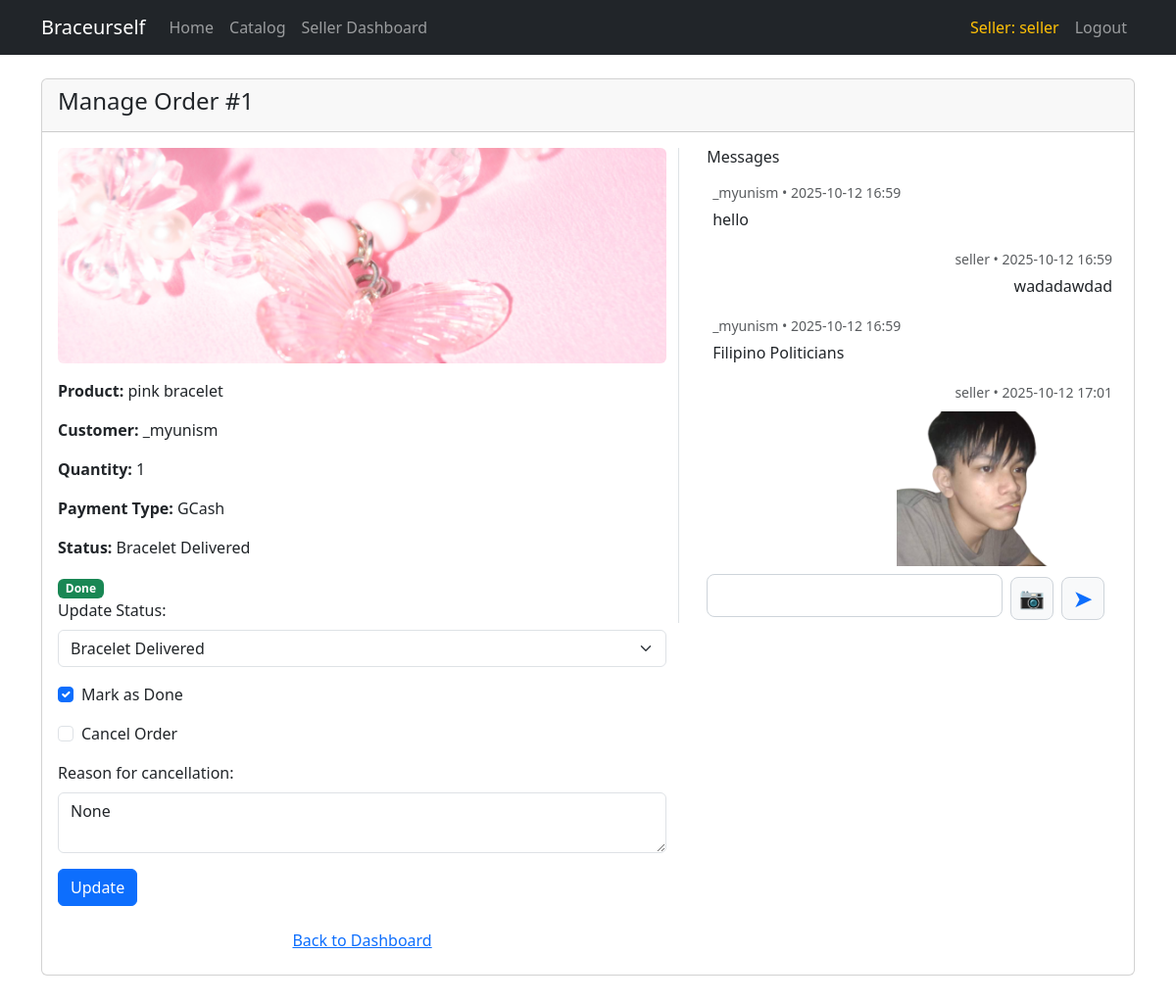
The app's page /seller/order/1/manage/ (signed in), older data.
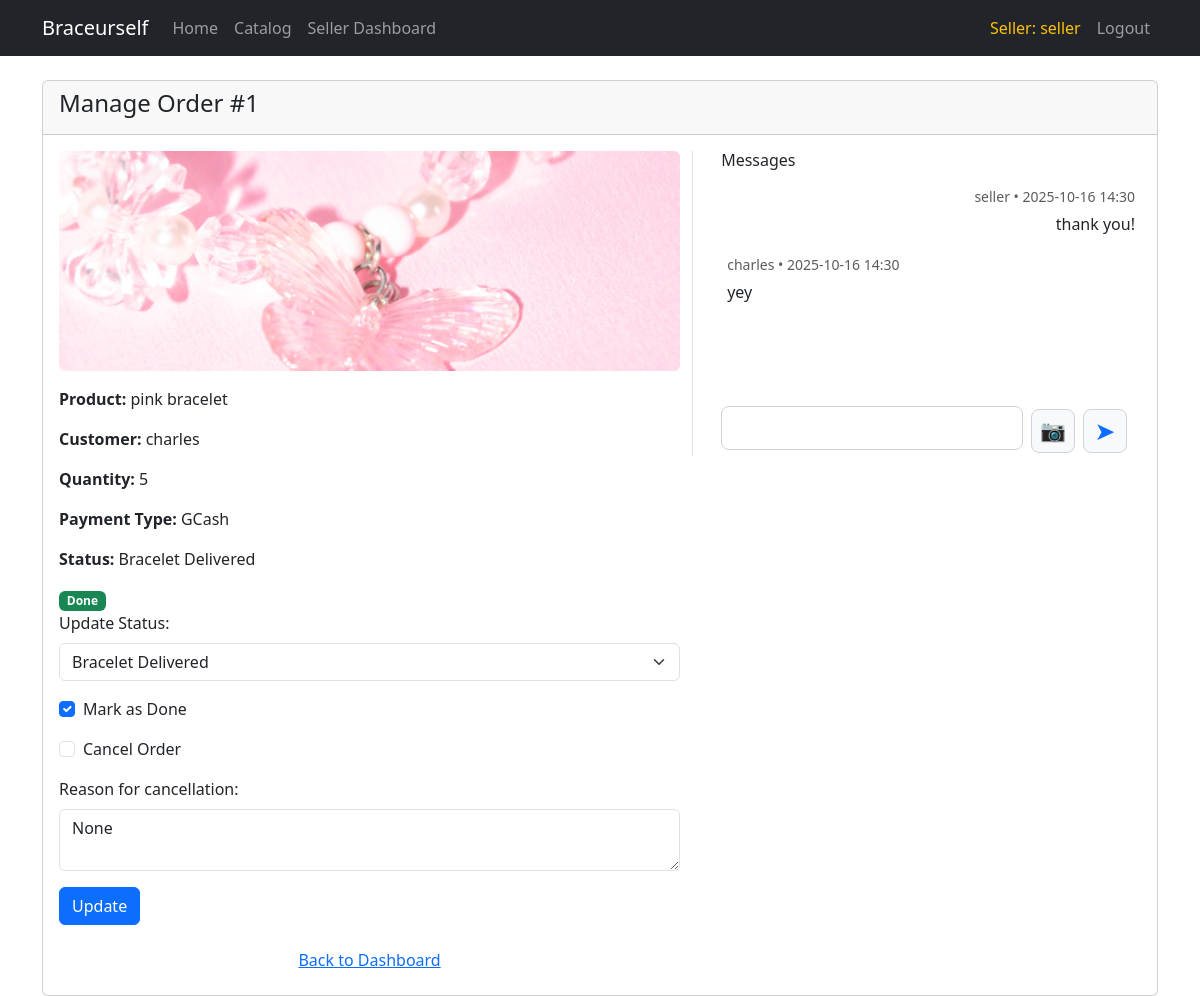
The same page, newer data.
### shop/models.py (models this page shows, shortened)
class Order(models.Model):
    STATUS_CHOICES = [
        ('waiting', 'Waiting for Payment'),
        ('pending', 'Pending Creation'),
        ('created', 'Finished Creating the Bracelet'),
        ('delivering', 'Bracelet is Being Delivered'),
        ('delivered', 'Bracelet Delivered'),
    ]
    PAYMENT_CHOICES = [
        ('gcash', 'GCash'),
        ('maya', 'Maya'),
    ]
    customer = models.ForeignKey(User, on_delete=models.CASCADE)
    product = models.ForeignKey(Product, on_delete=models.CASCADE)
    quantity = models.PositiveIntegerField()
    payment_type = models.CharField(max_length=20, choices=PAYMENT_CHOICES)
    status = models.CharField(max_length=20, choices=STATUS_CHOICES, default='waiting')
    created_at = models.DateTimeField(auto_now_add=True)
    delivered_at = models.DateTimeField(blank=True, null=True)
    done = models.BooleanField(default=False)
    cancelled = models.BooleanField(default=False)
    cancel_reason = models.TextField(blank=True, null=True)

class Product(models.Model):
    name = models.CharField(max_length=100)
    price = models.DecimalField(max_digits=8, decimal_places=2)
    image = models.ImageField(upload_to='product_images/')
    created_by = models.ForeignKey(SellerProfile, on_delete=models.CASCADE)
    stock = models.PositiveIntegerField(default=0)
    created_at = models.DateTimeField(auto_now_add=True, null=True, blank=True)

class OrderMessage(models.Model):
    order = models.ForeignKey('Order', on_delete=models.CASCADE, related_name='messages')
    sender = models.ForeignKey(User, on_delete=models.CASCADE)
    text = models.TextField(blank=True)
    image = models.ImageField(upload_to='order_messages/', blank=True, null=True)
    timestamp = models.DateTimeField(auto_now_add=True)

### shop/views.py (the view)
# urls.py: path('seller/order/<int:order_id>/manage/', views.manage_order, name='manage_order'),
def manage_order(request, order_id):
    if not request.user.is_authenticated or not hasattr(request.user, 'sellerprofile'):
        return redirect('login')
    order = Order.objects.get(id=order_id)
    error = None
    if request.method == 'POST':
        status = request.POST.get('status')
        mark_done = request.POST.get('mark_done')
        cancel_order = request.POST.get('cancel_order')
        cancel_reason = request.POST.get('cancel_reason')
        updated = False
        if status and status in dict(Order.STATUS_CHOICES):
            order.status = status
            updated = True
        if mark_done == 'on' and order.status == 'delivered' and not order.cancelled:
            order.done = True
            order.delivered_at = timezone.now()  # set delivered timestamp
            updated = True
        if cancel_order == 'on' and not order.cancelled:
            if cancel_reason and cancel_reason.strip():
                order.cancelled = True
                order.cancel_reason = cancel_reason.strip()
                order.product.stock += order.quantity
                order.product.save()
                updated = True
            else:
                error = "Please provide a reason for cancellation."
        if 'send_message' in request.POST:
            msg_form = OrderMessageForm(request.POST, request.FILES)
            if msg_form.is_valid():
                msg = msg_form.save(commit=False)
                msg.order = order
                msg.sender = request.user
                msg.save()
                messages.success(request, "Message sent.")
                return redirect('manage_order', order_id=order.id)
        if updated and not error:
            order.save()
            messages.success(request, "Order updated.")
            return redirect('manage_order', order_id=order.id)
    else:
        msg_form = OrderMessageForm()
    return render(request, 'shop/manage_order.html', {
        'order': order,
        'status_choices': Order.STATUS_CHOICES,
        'error': error,
        'msg_form': msg_form,
    })

### shop/views.py
class OrderMessageForm(forms.ModelForm):
    class Meta:
        model = OrderMessage
        fields = ['text', 'image']

### shop/templates/shop/manage_order.html (shortened to what this page needs)
{% extends 'shop/base.html' %}
{% block content %}
<div class="card mt-4">
    <div class="card-header">
        <h4>Manage Order #{{ order.id }}</h4>
    </div>
    <div class="card-body">
        <div class="row align-items-start">
            <div class="col-md-7 d-flex flex-column align-items-center">
                {% if order.product.image %}
                    <img src="{{ order.product.image.url }}" alt="{{ order.product.name }}"
                         class="mb-3 rounded"
                         style="width:100%;max-width:100%;height:220px;object-fit:cover;display:block;">
                {% else %}
                    <div class="mb-3 rounded bg-light d-flex align-items-center justify-content-center"
                         style="width:100%;height:220px;">
                        <span class="text-muted">No image</span>
                    </div>
                {% endif %}
                <div class="w-100">
                    <p><strong>Product:</strong> {{ order.product.name }}</p>
                    <p><strong>Customer:</strong> {{ order.customer.username }}</p>
                    <p><strong>Quantity:</strong> {{ order.quantity }}</p>
                    <p><strong>Payment Type:</strong> {{ order.get_payment_type_display }}</p>
                    <p><strong>Status:</strong> {{ order.get_status_display }}</p>
                    {% if order.done %}
                        <span class="badge bg-success">Done</span>
                    {% endif %}
                </div>
                <form method="post" class="w-100">
                    <div class="mb-3">
                        <label for="status" class="form-label">Update Status:</label>
                        <select name="status" id="status" class="form-select" {% if order.cancelled %}disabled{% endif %}>
                            {% for value, label in status_choices %}
                                <option value="{{ value }}" {% if order.status == value %}selected{% endif %}>{{ label }}</option>
                            {% endfor %}
                        </select>
                    </div>
                    <div class="form-check mb-3">
                        <input type="checkbox" class="form-check-input" name="mark_done" id="mark_done"
                            {% if order.done %}checked{% endif %}>
                        <label class="form-check-label" for="mark_done">Mark as Done</label>
                    </div>
                    <div class="form-check mb-3">
                        <input type="checkbox" class="form-check-input" name="cancel_order" id="cancel_order"
                            {% if order.cancelled %}disabled checked{% endif %}>
                        <label class="form-check-label" for="cancel_order">Cancel Order</label>
                    </div>
                    <div class="mb-3">
                        <label for="cancel_reason" class="form-label">Reason for cancellation:</label>
                        <textarea name="cancel_reason" id="cancel_reason" rows="2" class="form-control"
                            {% if order.cancelled %}readonly{% endif %}>{{ order.cancel_reason }}</textarea>
                    </div>
                    <button type="submit" class="btn btn-primary" {% if order.cancelled %}disabled{% endif %}>Update</button>
                </form>
                <a href="{% url 'seller_dashboard' %}" class="btn btn-link mt-3">Back to Dashboard</a>
            </div>
            <div class="col-md-5 border-start d-flex flex-column" style="height:100%;">
                <div class="ps-3 d-flex flex-column h-100" style="height:100%;">
                    <h6 class="mb-2">Messages</h6>
                    <div class="seller-messages flex-grow-1">
                        <div class="messages-list">
                            {% for msg in order.messages.all %}
                                <div class="mb-3 {% if msg.sender == user %}text-end{% endif %}">
                                    <small class="text-muted">{{ msg.sender.username }} • {{ msg.timestamp|date:"Y-m-d H:i" }}</small>
                                    {% if msg.text %}
                                        <div class="mt-1">{{ msg.text|linebreaksbr }}</div>
                                    {% endif %}
                                    {% if msg.image %}
                                        <div class="mt-2"><img src="{{ msg.image.url }}" style="max-width:220px;max-height:220px;" class="rounded"></div>
                                    {% endif %}
                                </div>
                            {% empty %}
                                <div class="text-muted">No messages yet.</div>
                            {% endfor %}
                        </div>
                        <form method="post" enctype="multipart/form-data" class="msg-controls mt-2">
                            <div class="msg-textbox">
                                {{ msg_form.text }}
                            </div>
                            <div class="right-btns">
                                <label for="seller-msg-image" class="custom-file-label" title="Attach image">
                                    <span>📷</span>
                                </label>
                                <button type="submit" name="send_message" class="square-btn btn btn-outline-primary" title="Send">
                                    <span class="bi bi-send" style="font-size:1.2em;">&#10148;</span>
                                </button>
                            </div>
                        </form>
                    </div>
                </div>
            </div>
        </div>
    </div>
</div>
{% endblock %}

### shop/templates/shop/base.html (shortened to what this page needs)
<!DOCTYPE html>
<html lang="en">
<head>
    <link href="https://cdn.jsdelivr.net/npm/bootstrap@5.3.3/dist/css/bootstrap.min.css" rel="stylesheet">
</head>
<body>
    <nav class="navbar navbar-expand-lg navbar-dark bg-dark mb-4">
        <div class="container">
            <a class="navbar-brand" href="{% url 'home' %}">Braceurself</a>
            <div class="collapse navbar-collapse">
                <ul class="navbar-nav me-auto mb-2 mb-lg-0">
                    <li class="nav-item"><a class="nav-link" href="{% url 'home' %}">Home</a></li>
                    <li class="nav-item"><a class="nav-link" href="{% url 'catalog' %}">Catalog</a></li>
                    {% if user.is_authenticated and user.sellerprofile %}
                        <li class="nav-item"><a class="nav-link" href="{% url 'seller_dashboard' %}">Seller Dashboard</a></li>
                    {% endif %}
                </ul>
                <ul class="navbar-nav ms-auto mb-2 mb-lg-0">
                    {% if user.is_authenticated %}
                        {% if user.sellerprofile %}
                            <li class="nav-item">
                                <a class="nav-link text-warning" href="#"
                                   tabindex="-1">Seller: {{ user.username }}</a>
                            </li>
                        {% else %}
                            <li class="nav-item">
                                <a class="nav-link" href="#" tabindex="-1">Welcome, {{ user.username }}!</a>
                            </li>
                        {% endif %}
                        <li class="nav-item"><a class="nav-link" href="{% url 'logout' %}">Logout</a></li>
                    {% else %}
                        <li class="nav-item"><a class="nav-link" href="{% url 'login' %}">Login</a></li>
                        <li class="nav-item"><a class="nav-link" href="{% url 'register' %}">Register</a></li>
                    {% endif %}
                </ul>
            </div>
        </div>
    </nav>
    <div class="container">
        {% block content %}{% endblock %}
    </div>
</body>
</html>

### shop/templates/shop/manage_order.html (style rules this page uses)
.seller-messages .messages-list { min-height: 220px; max-height: 400px; overflow-y: auto; padding: 6px; }
.seller-messages .msg-controls { display: flex; width: 100%; gap: 8px; align-items: center; margin-top: .5rem; }
.seller-messages .msg-textbox { flex: 1 1 auto; }
.seller-messages textarea[name="text"], .seller-messages input[name="text"] { width: 100%; height: 44px; padding: .5rem .75rem; font-size: 1rem; border-radius: .5rem; border: 1px solid #ced4da; resize: none; box-sizing: border-box; }
.seller-messages .right-btns { display: flex; gap: 8px; }
.seller-messages .square-btn, .seller-messages .custom-file-label { width: 44px; height: 44px; display: inline-flex; align-items: center; justify-content: center; border-radius: .5rem; border: 1px solid #ced4da; background: #f8f9fa; cursor: pointer; font-size: 1.3rem; transition: background .2s; padding: 0; }

Row changes from the older to the newer data that the page shows:
removed OrderMessage: sender.username "_myunism", timestamp "2025-10-12 16:59", text "hello"
removed OrderMessage: sender.username "seller", timestamp "2025-10-12 16:59", text "wadadawdad"
removed OrderMessage: sender.username "_myunism", timestamp "2025-10-12 16:59", text "Filipino Politicians"
removed OrderMessage: sender.username "seller", timestamp "2025-10-12 17:01", image (picture)
changed Order "GCash": customer.username "_myunism" → "charles"; quantity "1" → "5"
added OrderMessage: sender.username "seller", timestamp "2025-10-16 14:30", text "thank you!"
now on this page (row edited): OrderMessage: sender.username "charles", timestamp "2025-10-16 14:30", text "yey"
